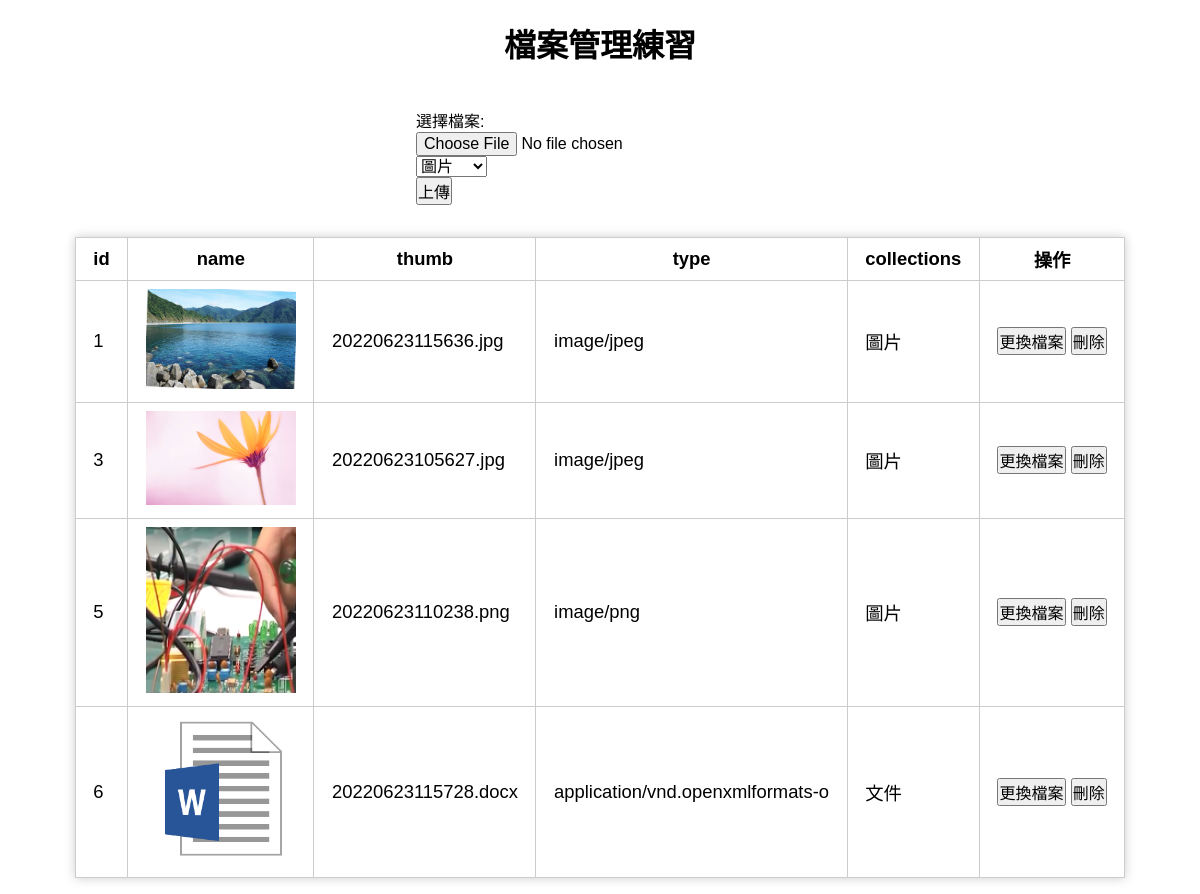
/manage.php, run on the app's committed database.
### tables this page shows
CREATE TABLE `upload` (
  `id` int(11) UNSIGNED NOT NULL,
  `name` varchar(64) NOT NULL,
  `type` varchar(32) NOT NULL,
  `collections` varchar(16) NOT NULL
);

### manage.php (the view, shortened to what this page needs)
<?php
include_once "base.php";
?>
<!DOCTYPE html>
<html lang="en">
<head>
    <link rel="stylesheet" href="style.css">
</head>
<body>
<h1 class="header">檔案管理練習</h1>
<form id="uploadForm" action="?" method="post" enctype="multipart/form-data">
    <div>
        選擇檔案:<input type="file" name="file">
    </div>
    <div>
        <select name="collections" >
            <option value="圖片">圖片</option>
        </select>
    </div>
    <input type="submit" value="上傳">
</form>
<table id="list">
    <tr>
        <th>id</th>
        <th>name</th>
        <th>thumb</th>
        <th>type</th>
        <th>collections</th>
        <th>操作</th>
    </tr>
    <?php
    $sql="SELECT * FROM upload";
    $files=$pdo->query($sql)->fetchAll(PDO::FETCH_ASSOC);
    foreach($files as $file){
    ?>
    <tr>
        <td><?=$file['id'];?></td>
        <td>
            <?php
            switch($file['collections']){
                case "圖片":
                    echo "<img src='./upload/{$file['name']}'>";
                break;
                case "文件":
                    echo "<img src='./icon/Word_icon.png'>";
                break;
            }
            ?>
        </td>
        <td><?=$file['name'];?></td>
        <td><?=$file['type'];?></td>
        <td><?=$file['collections'];?></td>
        <td>
            <button onclick="location.href='update_file.php?id=<?=$file['id'];?>'">更換檔案</button>
            <button onclick="location.href='del_file.php?id=<?=$file['id'];?>'">刪除</button>
        </td>
    </tr>
    <?php
    }
    ?>
</table>
</body>
</html>

### style.css (style rules this page uses)
* { font-family: "微軟正黑體",Arial, Helvetica, sans-serif; font-size:16px; padding:0; margin:0; list-style-type: none; box-sizing: border-box; text-decoration: none; }
.header { margin:10px auto; padding:10px; text-align: center; font-size:32px; }

### manage.php (style rules this page uses)
#uploadForm { width:400px; margin:1rem auto; font-size:1.25rem; padding:1rem; }
#list { border-collapse: collapse; box-shadow: 0 0 10px #ccc; margin:1rem auto; }
#list img { width:150px; }
#list td,#list th { border:1px solid #ccc; padding:0.5rem 1.1rem; font-size:1.15rem; }

### data on the page
upload: id "1", name (picture), name "20220623115636.jpg", type "image/jpeg", collections "圖片"
upload: id "3", name (picture), name "20220623105627.jpg", type "image/jpeg", collections "圖片"
upload: id "5", name (picture), name "20220623110238.png", type "image/png", collections "圖片"
upload: id "6", name "20220623115728.docx", type "application/vnd.openxmlformats-o", collections "文件"
